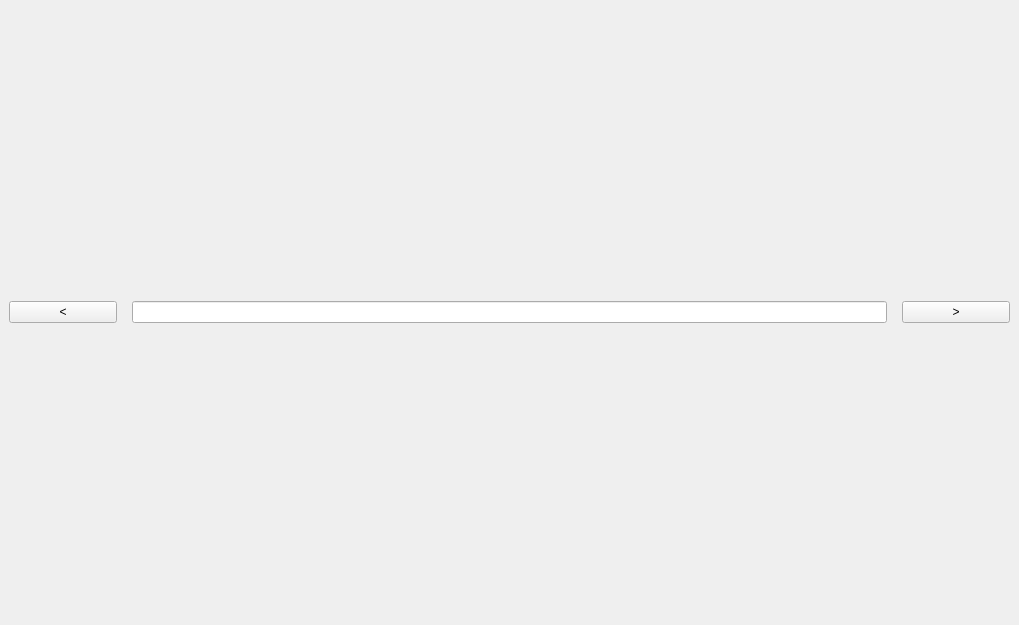
<?xml version="1.0" encoding="UTF-8"?>
<ui version="4.0">
 <class>TabMainWidget</class>
 <widget class="QWidget" name="TabMainWidget">
  <property name="geometry">
   <rect>
    <x>0</x>
    <y>0</y>
    <width>1019</width>
    <height>625</height>
   </rect>
  </property>
  <property name="windowTitle">
   <string>Form</string>
  </property>
  <layout class="QHBoxLayout" name="horizontalLayout">
   <property name="spacing">
    <number>6</number>
   </property>
   <property name="leftMargin">
    <number>0</number>
   </property>
   <property name="topMargin">
    <number>0</number>
   </property>
   <property name="rightMargin">
    <number>0</number>
   </property>
   <property name="bottomMargin">
    <number>0</number>
   </property>
   <item>
    <widget class="QWidget" name="leftSidebarContainer" native="true">
     <property name="sizePolicy">
      <sizepolicy hsizetype="Preferred" vsizetype="Preferred">
       <horstretch>5</horstretch>
       <verstretch>0</verstretch>
      </sizepolicy>
     </property>
     <property name="minimumSize">
      <size>
       <width>100</width>
       <height>0</height>
      </size>
     </property>
     <layout class="QVBoxLayout" name="verticalLayout">
      <item>
       <widget class="QPushButton" name="leftSidebarCloseButton">
        <property name="text">
         <string>&lt;</string>
        </property>
       </widget>
      </item>
     </layout>
    </widget>
   </item>
   <item>
    <widget class="QWidget" name="centralContainer" native="true">
     <property name="sizePolicy">
      <sizepolicy hsizetype="Expanding" vsizetype="Preferred">
       <horstretch>30</horstretch>
       <verstretch>0</verstretch>
      </sizepolicy>
     </property>
     <layout class="QVBoxLayout" name="verticalLayout_3">
      <property name="spacing">
       <number>6</number>
      </property>
      <property name="leftMargin">
       <number>0</number>
      </property>
      <property name="topMargin">
       <number>0</number>
      </property>
      <property name="rightMargin">
       <number>0</number>
      </property>
      <property name="bottomMargin">
       <number>0</number>
      </property>
      <item>
       <widget class="QLineEdit" name="commandLineEdit"/>
      </item>
     </layout>
    </widget>
   </item>
   <item>
    <widget class="QWidget" name="rightSidebarContainer" native="true">
     <property name="sizePolicy">
      <sizepolicy hsizetype="Minimum" vsizetype="Preferred">
       <horstretch>5</horstretch>
       <verstretch>0</verstretch>
      </sizepolicy>
     </property>
     <property name="minimumSize">
      <size>
       <width>100</width>
       <height>0</height>
      </size>
     </property>
     <layout class="QVBoxLayout" name="verticalLayout_2">
      <item>
       <widget class="QPushButton" name="rightSidebarCloseButton">
        <property name="text">
         <string>&gt;</string>
        </property>
       </widget>
      </item>
     </layout>
    </widget>
   </item>
  </layout>
 </widget>
 <resources/>
 <connections/>
</ui>
